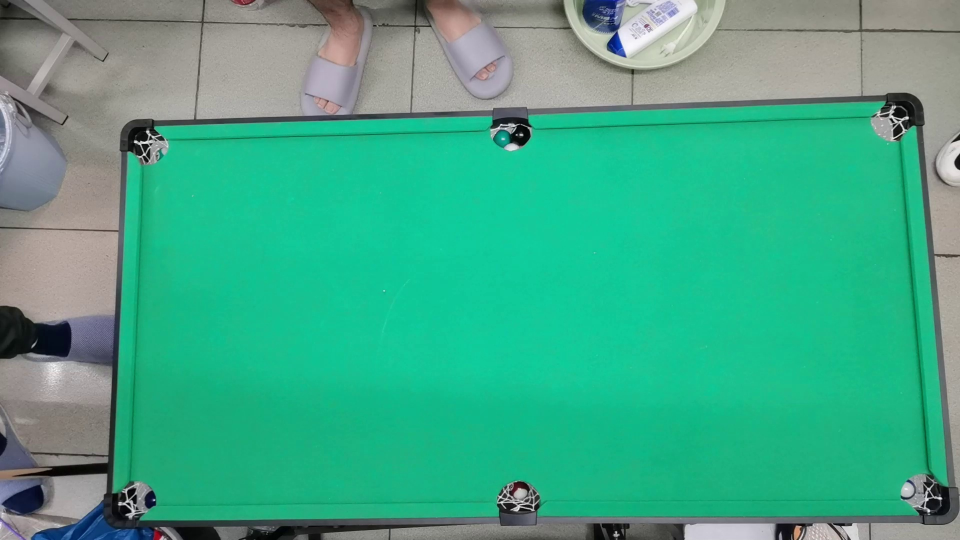
#> input picture img_with_balls.jpg, 1920 x 1080 px (shown at 1/2 size)
$ python -i detection.py   (imports and definitions only)
#> lines starting #> are read from the running program, lines starting #| are printed output that depends on the picture
#> further down, picture is the input picture: shape (1080, 1920, 3); mean B, G, R 136.1, 167.9, 65.9
# -- coding: utf-8
from calendar import c
import cv2
import math
import numpy as np
import data_structures
import myfunc
# [334 lines left out: functions sort_, ball_detection, cue_detection_2, cue_detection, not called in this run]

'''
    for x1, y1, x2, y2 in lines[0]:
        cv2.line(img, (x1, y1), (x2, y2), (255, 255, 255), 2)
    #print(x1, y1, x2, y2)
    # 注意！像素点的原点在左上角，所以斜率应取反
    distace1 = (white_ball.x - x1) ** 2 + (white_ball.y - y1) ** 2
    #print(distace1)
    distace2 = (white_ball.x - x2) ** 2 + (white_ball.y - y2) ** 2
    #print(distace2)
    if distace2 > distace1:
        print("1是球杆头")
        if x2 == x1:
            if y2 > y1:
                theta = - math.pi / 2
            if y2 == y1:
                print("waring:cue_dection may wrong")
            else :
                theta = math.pi / 2
        else:
            if y2 > y1:
                theta = - math.atan((y2 - y1) / (x2 - x1))
            else :
                thetba = math.atan((y2 - y1) / (x2 - x1))
        res = data_structures.cue(x1, y1, theta)
    else:
        print("2是球杆头")
        if x2 == x1:
            if y2 > y1:
                theta = math.pi / 2
            if y2 == y1:
                print("waring:cue_dection may wrong")
            else :
                theta = - math.pi / 2
        else:
            if y2 > y1:
                theta = math.atan((y2 - y1) / (x2 - x1))
            else :
                theta = - math.atan((y2 - y1) / (x2 - x1))
        res = data_structures.cue(x2, y2, theta)


    return res
'''


'''
def boundary_detection_small(img):
    Image_length=640
    Image_width=480
    #result=cv2.Canny(img,50,125,None,3)
    result=cv2.Canny(img,50,120,None,3)
    cresult=cv2.cvtColor(result,cv2.COLOR_GRAY2BGR)
    cresultP=np.copy(cresult)

    cv2.imshow('result.jpg', result)
    cv2.waitKey(0)


    #line_result=cv2.HoughLines(result,1,np.pi/180,175)[:,0,:]
    line_result=cv2.HoughLines(result,1,np.pi/180,140)[:,0,:]
    N=line_result.shape[0]  #线条总数

    #角度检测,分成横线集合和竖线集合
    Error_angle_Vertical_line=5*np.pi/180  #允许的倾斜角度
    Error_angle_Horizontal_line=5*np.pi/180

    Horizontal_line=np.zeros((N,2))
    Vertical_line=np.zeros((N,2))

    for i in range(N):
        if((line_result[i,1]<Error_angle_Vertical_line)|(np.pi-Error_angle_Vertical_line<line_result[i,1])):
            Vertical_line[i]=line_result[i]
        if(np.pi/2-Error_angle_Horizontal_line<line_result[i,1]<np.pi/2+Error_angle_Horizontal_line):
            Horizontal_line[i]=line_result[i]


    #计算与图像中心的距离
    Horizontal_line_Distance_1=np.zeros(N)
    Horizontal_line_Distance_2=np.zeros(N)

    for i in range(N):
        r=Horizontal_line[i,0]
        theta=Horizontal_line[i,1]
        distance=0.5*Image_width*np.sin(theta)-r+0.5*Image_length*np.cos(theta)
        if distance>0:
            Horizontal_line_Distance_1[i]=distance
        if distance<0:
            Horizontal_line_Distance_2[i]=abs(distance)

    #寻找最靠近的水平线
    Horizontal_line_Distance_1_min_index=0
    Horizontal_line_Distance_1_min=9999999
    for i in range (N-1):
        if (Horizontal_line_Distance_1[i]!=0)and(Horizontal_line_Distance_1[i]<Horizontal_line_Distance_1_min):
            Horizontal_line_Distance_1_min_index=i
            Horizontal_line_Distance_1_min=Horizontal_line_Distance_1[i]

    Horizontal_line_Distance_2_min_index=0
    Horizontal_line_Distance_2_min=9999999
    for i in range (N-1):
        if (Horizontal_line_Distance_2[i]!=0)and(Horizontal_line_Distance_2[i]<Horizontal_line_Distance_2_min):
            Horizontal_line_Distance_2_min_index=i
            Horizontal_line_Distance_2_min=Horizontal_line_Distance_2[i]


    Vertical_line_Distance_1=np.zeros(N)
    Vertical_line_Distance_2=np.zeros(N)

    for i in range(N):
        r=Vertical_line[i,0]
        theta=Vertical_line[i,1]
        distance=0.5*Image_width*np.sin(theta)-r+0.5*Image_length*np.cos(theta)
        if theta>np.pi/2:
            distance=-distance
        if distance>0:
            Vertical_line_Distance_1[i]=distance
        if distance<0:
            Vertical_line_Distance_2[i]=abs(distance)

    #寻找最靠近的竖直线
    Vertical_line_Distance_1_min_index=0
    Vertical_line_Distance_1_min=9999999
    for i in range (N-1):
        if (Vertical_line_Distance_1[i]!=0)and(Vertical_line_Distance_1[i]<Vertical_line_Distance_1_min)and(Vertical_line_Distance_1[i]>0.2*Image_length):
            Vertical_line_Distance_1_min_index=i
            Vertical_line_Distance_1_min=Vertical_line_Distance_1[i]

    Vertical_line_Distance_2_min_index=0
    Vertical_line_Distance_2_min=9999999
    for i in range (N-1):
        if (Vertical_line_Distance_2[i]!=0)and(Vertical_line_Distance_2[i]<Vertical_line_Distance_2_min)and(Vertical_line_Distance_2[i]>0.2*Image_length):
            Vertical_line_Distance_2_min_index=i
            Vertical_line_Distance_2_min=Vertical_line_Distance_2[i]

    new_result=np.array([line_result[Horizontal_line_Distance_1_min_index],
                                  line_result[Horizontal_line_Distance_2_min_index],
                                  line_result[Vertical_line_Distance_1_min_index],
                                  line_result[Vertical_line_Distance_2_min_index]])

    #打印最终结果line_result
    #for r,theta in line_result[:,:]:
    #for r,theta in Horizontal_line[:,:]:
    #for r,theta in Vertical_line[:,:]:


    for r,theta in new_result[:,:]:
        #if (theta==0)&(r>1000):
            a = np.cos(theta)
            b = np.sin(theta)
            x0 = a * r
            y0 = b * r
            pt1 = (int(x0 + 2000*(-b)), int(y0 + 2000*(a)))
            pt2 = (int(x0 - 2000*(-b)), int(y0 - 2000*(a)))
            cv2.line(cresult,pt1, pt2, (0,0,255),2,cv2.LINE_AA)
            print(r,"$$")
    #cv2.line(img,(300,0), (0,400), (0,0,255),2)

    cv2.imshow('houghlines3.jpg', cresult)


    # [4 lines of commented-out code are left out]

    print("展示result")
    cv2.waitKey(0)   # 按任意按键关闭窗口  这里使用的opencv-contrib-python版本要用4.1.2.30
    cv2.destroyAllWindows()  #否则关闭窗口后无法自动退出该程序

    return new_result
'''
def boundary_detection_small(img):
    Image_length=640
    Image_width=360
    #result=cv2.Canny(img,50,125,None,3)
    result=cv2.Canny(img,20,100,None,3)
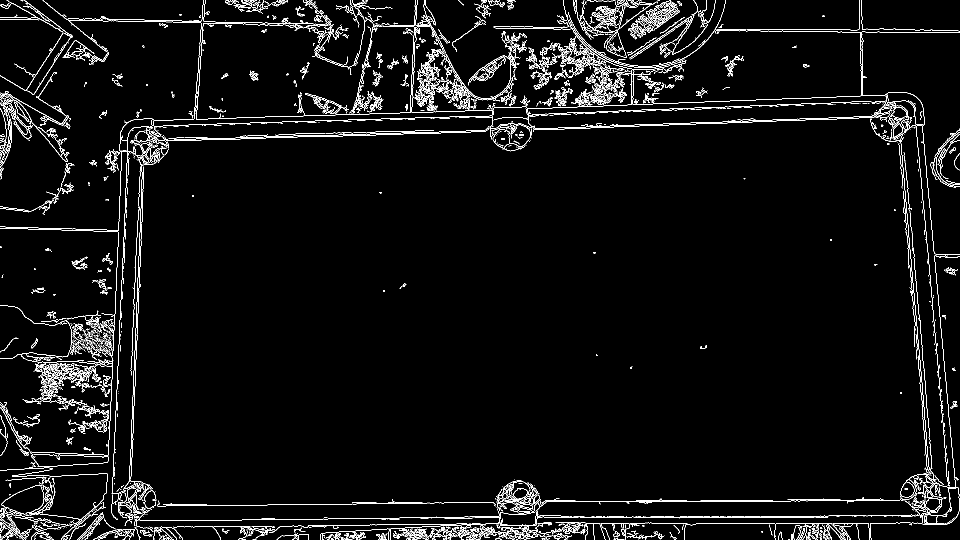
#> result: shape (1080, 1920) (shown at 1/2 size); 4% white in thin lines or dots
    cresult=cv2.cvtColor(result,cv2.COLOR_GRAY2BGR)
#> cresult: shape (1080, 1920, 3); 4% white in thin lines or dots
    cresultP=np.copy(cresult)

    #cv2.imshow('result.jpg', result)
    #cv2.waitKey(0)


    #line_result=cv2.HoughLines(result,1,np.pi/180,175)[:,0,:]
    line_result=cv2.HoughLines(result,1,np.pi/180,140)[:,0,:]
#> line_result = 1347 pairs, first value -1817 to 1179, second value 0 to 3.12
    N=line_result.shape[0]  #线条总数

    #角度检测,分成横线集合和竖线集合
    Error_angle_Vertical_line=10*np.pi/180  #允许的倾斜角度
    Error_angle_Horizontal_line=5*np.pi/180

    Horizontal_line=np.zeros((N,2))
    Vertical_line=np.zeros((N,2))

    for i in range(N):
        if((line_result[i,1]<Error_angle_Vertical_line)|(np.pi-Error_angle_Vertical_line<line_result[i,1])):
            Vertical_line[i]=line_result[i]
        if(np.pi/2-Error_angle_Horizontal_line<line_result[i,1]<np.pi/2+Error_angle_Horizontal_line):
            Horizontal_line[i]=line_result[i]
#> after the loop, Horizontal_line = 1347 pairs, first value -46 to 1131, second value 0 to 1.64; Vertical_line = 1347 pairs, first value -1817 to 833, second value 0 to 3.12


    #计算与图像中心的距离
    Horizontal_line_Distance_1=np.zeros(N)
    Horizontal_line_Distance_2=np.zeros(N)

    for i in range(N):
        r=Horizontal_line[i,0]
        theta=Horizontal_line[i,1]
        distance=0.5*Image_width*np.sin(theta)-r+0.5*Image_length*np.cos(theta)
        if distance>0:
            Horizontal_line_Distance_1[i]=distance
        if distance<0:
            Horizontal_line_Distance_2[i]=abs(distance)
#> this loop made 1347 passes
#> (r, theta, distance) on passes 1 to 3: (294, 1.54, -102.9), (296, 1.54, -104.9), (1034, 1.57, -854)
#> after the loop, Horizontal_line_Distance_1 = 1347 values, max 320 at index 12, min 0 at index 0, mean 232; Horizontal_line_Distance_2 = 1347 values, max 929.1 at index 323, min 0 at index 6, mean 78.43

    #寻找最靠近的水平线
    Horizontal_line_Distance_1_min_index=0
    Horizontal_line_Distance_1_min=9999999
    for i in range (N-1):
        if (Horizontal_line_Distance_1[i]!=0)and(Horizontal_line_Distance_1[i]<Horizontal_line_Distance_1_min):
            Horizontal_line_Distance_1_min_index=i
            Horizontal_line_Distance_1_min=Horizontal_line_Distance_1[i]
#> this loop made 1346 passes
#> Horizontal_line_Distance_1_min on passes 7, 10, 19, 33, 107, 315, 1185: 139.4, 136.4, 122, 116, 3.72, 0.723, 0.501
#> after the loop, Horizontal_line_Distance_1_min = 0.501; Horizontal_line_Distance_1_min_index = 1184

    Horizontal_line_Distance_2_min_index=0
    Horizontal_line_Distance_2_min=9999999
    for i in range (N-1):
        if (Horizontal_line_Distance_2[i]!=0)and(Horizontal_line_Distance_2[i]<Horizontal_line_Distance_2_min):
            Horizontal_line_Distance_2_min_index=i
            Horizontal_line_Distance_2_min=Horizontal_line_Distance_2[i]
#> this loop made 1346 passes
#> Horizontal_line_Distance_2_min on passes 1, 4, 51, 74, 85, 105, 134, 870: 102.9, 60.94, 26, 23, 7.61, 5.61, 1.61, 1.28
#> after the loop, Horizontal_line_Distance_2_min = 1.28; Horizontal_line_Distance_2_min_index = 869


    Vertical_line_Distance_1=np.zeros(N)
    Vertical_line_Distance_2=np.zeros(N)

    for i in range(N):
        r=Vertical_line[i,0]
        theta=Vertical_line[i,1]
        distance=0.5*Image_width*np.sin(theta)-r+0.5*Image_length*np.cos(theta)
        if theta>np.pi/2:
            distance=-distance
        if distance>0:
            Vertical_line_Distance_1[i]=distance
        if distance<0:
            Vertical_line_Distance_2[i]=abs(distance)
#> this loop made 1347 passes
#> (r, theta, distance) on passes 1 to 8: (0, 0, 320), (0, 0, 320), (0, 0, 320), (0, 0, 320), (0, 0, 320), (0, 0, 320), (0, 0, 320), (0, 0, 320)
#> after the loop, Vertical_line_Distance_1 = 1347 values, max 320 at index 0, min 0 at index 12, mean 310.8; Vertical_line_Distance_2 = 1347 values, max 1513.9 at index 67, min 0 at index 0, mean 22.54

    #寻找最靠近的竖直线
    Vertical_line_Distance_1_min_index=0
    Vertical_line_Distance_1_min=9999999
    for i in range (N-1):
        if (Vertical_line_Distance_1[i]!=0)and(Vertical_line_Distance_1[i]<Vertical_line_Distance_1_min)and(Vertical_line_Distance_1[i]>0.2*Image_length):
            Vertical_line_Distance_1_min_index=i
            Vertical_line_Distance_1_min=Vertical_line_Distance_1[i]
#> this loop made 1346 passes
#> Vertical_line_Distance_1_min on passes 1, 878, 1039: 320, 211.9, 203.9
#> after the loop, Vertical_line_Distance_1_min = 203.9; Vertical_line_Distance_1_min_index = 1038

    Vertical_line_Distance_2_min_index=0
    Vertical_line_Distance_2_min=9999999
    for i in range (N-1):
        if (Vertical_line_Distance_2[i]!=0)and(Vertical_line_Distance_2[i]<Vertical_line_Distance_2_min)and(Vertical_line_Distance_2[i]>0.2*Image_length):
            Vertical_line_Distance_2_min_index=i
            Vertical_line_Distance_2_min=Vertical_line_Distance_2[i]
#> this loop made 1346 passes
#> Vertical_line_Distance_2_min on passes 13, 15, 292, 304: 1465.9, 1462.9, 1454.6, 501
#> after the loop, Vertical_line_Distance_2_min = 501; Vertical_line_Distance_2_min_index = 303

    new_result=np.array([line_result[Horizontal_line_Distance_1_min_index],
                                  line_result[Horizontal_line_Distance_2_min_index],
                                  line_result[Vertical_line_Distance_1_min_index],
                                  line_result[Vertical_line_Distance_2_min_index]])
#> new_result = [[196, 1.52], [170, 1.61], [-84, 2.98], [830, 0.0524]]

    #打印最终结果line_result
    #for r,theta in line_result[:,:]:
    #for r,theta in Horizontal_line[:,:]:
    #for r,theta in Vertical_line[:,:]:


    for r,theta in new_result[:,:]:
        #if (theta==0)&(r>1000):
            a = np.cos(theta)
            b = np.sin(theta)
            x0 = a * r
            y0 = b * r
            pt1 = (int(x0 + 2000*(-b)), int(y0 + 2000*(a)))
            pt2 = (int(x0 - 2000*(-b)), int(y0 - 2000*(a)))
            cv2.line(cresult,pt1, pt2, (0,0,255),2,cv2.LINE_AA)
            print(r,"$$")
#> this loop made 4 passes
#> (r, theta, a, b, x0, y0, pt1, pt2) on passes 1 to 4: (196, 1.52, 0.0523, 0.999, 10.26, 195.7, (-1987, 300), (2007, 91)), (170, 1.61, -0.0349, 0.999, -5.93, 169.9, (-2004, 100), (1992, 239)), (-84, 2.98, -0.988, 0.156, 82.97, -13.14, (-229, -1988), (395, 1962)), (830, 0.0524, 0.999, 0.0523, 828.9, 43.44, (724, 2040), (933, -1953))
#> (printed output is left out)
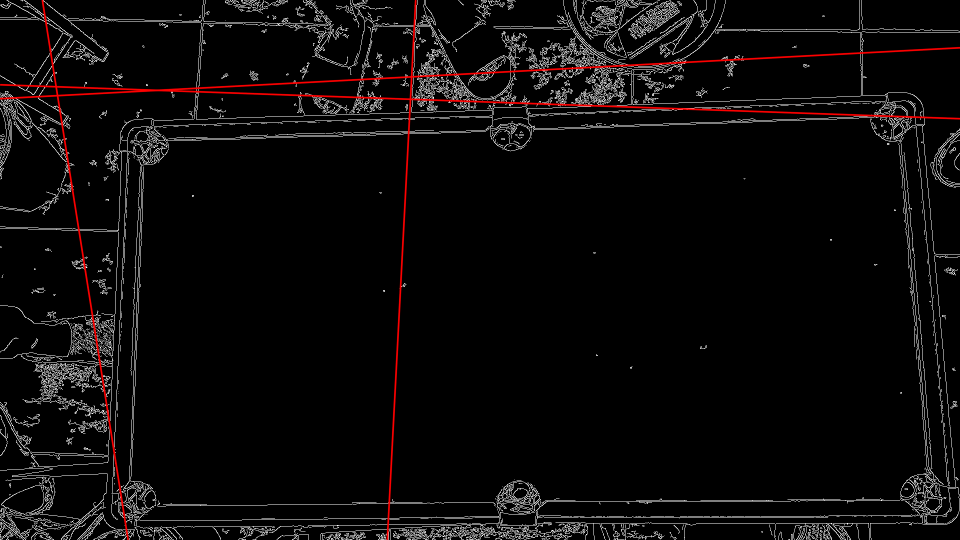
#> cresult: shape (1080, 1920, 3) (shown at 1/2 size); mean B, G, R 10, 10, 12.5
    #cv2.line(img,(300,0), (0,400), (0,0,255),2)
    cv2.namedWindow("img",0)
    cv2.resizeWindow("img",640,480)
    #cv2.resize(img,(640,480))
    cv2.imshow('img', cresult)


    # [4 lines of commented-out code are left out]

    print("展示result")
    cv2.waitKey(0)   # 按任意按键关闭窗口  这里使用的opencv-contrib-python版本要用4.1.2.30
    cv2.destroyAllWindows()  #否则关闭窗口后无法自动退出该程序

    return new_result


# [27 lines left out: function cue_point_to_ball, not called in this run]
'''
def cue_point_to_ball(cue,white_ball,max_theta_diff):
    if(cue is None):
        print("in cue check, cue is None")
        return None

    if(white_ball is None):
        print("No ball")
        return None

    theta_two_points=math.atan(abs((white_ball.y-cue.head_cue_y)/(white_ball.x-cue.head_cue_x)))
    diff_theta=abs(abs(cue.cue_theta_origin)-theta_two_points)

    print("two points: x=",white_ball.x," y=",white_ball.y)
    print("theta_two_points=",theta_two_points)
    print("theta_origin=",cue.cue_theta_origin)
    print("diff_theta=",diff_theta)

    if(diff_theta>max_theta_diff):
        return 0
    else:
        return 1
'''
'''
def boundary_detection(img1):

    Image_length=1920
    Image_width=1080
    img=cv2.resize(img1,(Image_length,Image_width))

    #result=cv2.Canny(img,50,125,None,3)
    result=cv2.Canny(img,75,125,None,3)
    cresult=cv2.cvtColor(result,cv2.COLOR_GRAY2BGR)
    cresultP=np.copy(cresult)

    cv2.imshow('result.jpg', result)
    cv2.waitKey(0)


    #line_result=cv2.HoughLines(result,1,np.pi/180,175)[:,0,:]
    line_result=cv2.HoughLines(result,1,np.pi/180,125)[:,0,:]
    N=line_result.shape[0]  #线条总数

    #角度检测,分成横线集合和竖线集合
    Error_angle_Vertical_line=5*np.pi/180  #允许的倾斜角度
    Error_angle_Horizontal_line=1.3*np.pi/180

    Horizontal_line=np.zeros((N,2))
    Vertical_line=np.zeros((N,2))

    for i in range(N):
        if((line_result[i,1]<Error_angle_Vertical_line)|(np.pi-Error_angle_Vertical_line<line_result[i,1])):
            Vertical_line[i]=line_result[i]
        if(np.pi/2-Error_angle_Horizontal_line<line_result[i,1]<np.pi/2+Error_angle_Horizontal_line):
            Horizontal_line[i]=line_result[i]


    #计算与图像中心的距离
    Horizontal_line_Distance_1=np.zeros(N)
    Horizontal_line_Distance_2=np.zeros(N)

    for i in range(N):
        r=Horizontal_line[i,0]
        theta=Horizontal_line[i,1]
        distance=0.5*Image_width*np.sin(theta)-r+0.5*Image_length*np.cos(theta)
        if distance>0:
            Horizontal_line_Distance_1[i]=distance
        if distance<0:
            Horizontal_line_Distance_2[i]=abs(distance)

    #寻找最靠近的水平线
    Horizontal_line_Distance_1_min_index=0
    Horizontal_line_Distance_1_min=9999999
    for i in range (N-1):
        if (Horizontal_line_Distance_1[i]!=0)and(Horizontal_line_Distance_1[i]<Horizontal_line_Distance_1_min):
            Horizontal_line_Distance_1_min_index=i
            Horizontal_line_Distance_1_min=Horizontal_line_Distance_1[i]

    Horizontal_line_Distance_2_min_index=0
    Horizontal_line_Distance_2_min=9999999
    for i in range (N-1):
        if (Horizontal_line_Distance_2[i]!=0)and(Horizontal_line_Distance_2[i]<Horizontal_line_Distance_2_min):
            Horizontal_line_Distance_2_min_index=i
            Horizontal_line_Distance_2_min=Horizontal_line_Distance_2[i]


    Vertical_line_Distance_1=np.zeros(N)
    Vertical_line_Distance_2=np.zeros(N)

    for i in range(N):
        r=Vertical_line[i,0]
        theta=Vertical_line[i,1]
        distance=0.5*Image_width*np.sin(theta)-r+0.5*Image_length*np.cos(theta)
        if theta>np.pi/2:
            distance=-distance
        if distance>0:
            Vertical_line_Distance_1[i]=distance
        if distance<0:
            Vertical_line_Distance_2[i]=abs(distance)

    #寻找最靠近的竖直线
    Vertical_line_Distance_1_min_index=0
    Vertical_line_Distance_1_min=9999999
    for i in range (N-1):
        if (Vertical_line_Distance_1[i]!=0)and(Vertical_line_Distance_1[i]<Vertical_line_Distance_1_min)and(Vertical_line_Distance_1[i]>0.4*Image_length):
            Vertical_line_Distance_1_min_index=i
            Vertical_line_Distance_1_min=Vertical_line_Distance_1[i]

    Vertical_line_Distance_2_min_index=0
    Vertical_line_Distance_2_min=9999999
    for i in range (N-1):
        if (Vertical_line_Distance_2[i]!=0)and(Vertical_line_Distance_2[i]<Vertical_line_Distance_2_min)and(Vertical_line_Distance_2[i]>0.4*Image_length):
            Vertical_line_Distance_2_min_index=i
            Vertical_line_Distance_2_min=Vertical_line_Distance_2[i]

    new_result=np.array([line_result[Horizontal_line_Distance_1_min_index],
                                  line_result[Horizontal_line_Distance_2_min_index],
                                  line_result[Vertical_line_Distance_1_min_index],
                                  line_result[Vertical_line_Distance_2_min_index]])

    #打印最终结果line_result
    #for r,theta in line_result[:,:]:
    #for r,theta in Horizontal_line[:,:]:
    #for r,theta in Vertical_line[:,:]:
    for r,theta in new_result[:,:]:
        #if (theta==0)&(r>1000):
            a = np.cos(theta)
            b = np.sin(theta)
            x0 = a * r
            y0 = b * r
            pt1 = (int(x0 + 2000*(-b)), int(y0 + 2000*(a)))
            pt2 = (int(x0 - 2000*(-b)), int(y0 - 2000*(a)))
            cv2.line(cresult,pt1, pt2, (0,0,255),2,cv2.LINE_AA)
            print(r,"$$")
    #cv2.line(img,(300,0), (0,400), (0,0,255),2)
    #cv2.namedWindow('input',cv2.WINDOW_NORMAL)
    cv2.imshow('imput', cresult)


    # [4 lines of commented-out code are left out]
    print("展示result")
    cv2.waitKey(0)   # 按任意按键关闭窗口  这里使用的opencv-contrib-python版本要用4.1.2.30
    cv2.destroyAllWindows()  #否则关闭窗口后无法自动退出该程序
    return new_result
'''


>>> import cv2
>>> picture = cv2.imread('img_with_balls.jpg')
>>> result = boundary_detection_small(picture)
#> result has the same summary as new_result in boundary_detection_small
